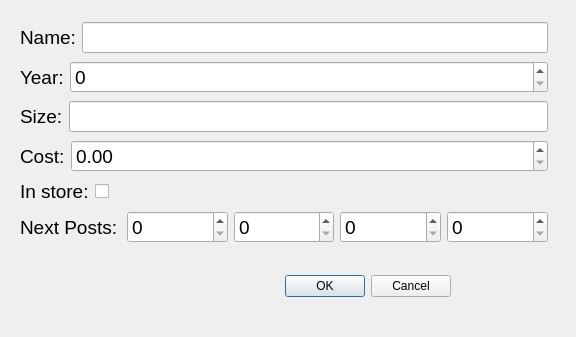
<?xml version="1.0" encoding="UTF-8"?>
<ui version="4.0">
 <class>UserInputDialog</class>
 <widget class="QDialog" name="UserInputDialog">
  <property name="geometry">
   <rect>
    <x>0</x>
    <y>0</y>
    <width>576</width>
    <height>337</height>
   </rect>
  </property>
  <property name="windowTitle">
   <string>Input Dialog</string>
  </property>
  <widget class="QDialogButtonBox" name="buttonBox">
   <property name="geometry">
    <rect>
     <x>110</x>
     <y>270</y>
     <width>341</width>
     <height>32</height>
    </rect>
   </property>
   <property name="orientation">
    <enum>Qt::Horizontal</enum>
   </property>
   <property name="standardButtons">
    <set>QDialogButtonBox::Cancel|QDialogButtonBox::Ok</set>
   </property>
  </widget>
  <widget class="QWidget" name="layoutWidget">
   <property name="geometry">
    <rect>
     <x>20</x>
     <y>20</y>
     <width>528</width>
     <height>225</height>
    </rect>
   </property>
   <property name="font">
    <font>
     <pointsize>14</pointsize>
    </font>
   </property>
   <layout class="QVBoxLayout" name="verticalLayout">
    <item>
     <layout class="QHBoxLayout" name="horizontalLayout">
      <item>
       <widget class="QLabel" name="label">
        <property name="font">
         <font>
          <pointsize>14</pointsize>
         </font>
        </property>
        <property name="text">
         <string>Name:</string>
        </property>
       </widget>
      </item>
      <item>
       <widget class="QLineEdit" name="lineEdit">
        <property name="font">
         <font>
          <pointsize>14</pointsize>
         </font>
        </property>
        <property name="maxLength">
         <number>15</number>
        </property>
       </widget>
      </item>
     </layout>
    </item>
    <item>
     <layout class="QHBoxLayout" name="horizontalLayout_2">
      <item>
       <widget class="QLabel" name="label_2">
        <property name="sizePolicy">
         <sizepolicy hsizetype="Minimum" vsizetype="Preferred">
          <horstretch>0</horstretch>
          <verstretch>0</verstretch>
         </sizepolicy>
        </property>
        <property name="font">
         <font>
          <pointsize>14</pointsize>
         </font>
        </property>
        <property name="text">
         <string>Year:</string>
        </property>
       </widget>
      </item>
      <item>
       <widget class="QSpinBox" name="spinBox">
        <property name="sizePolicy">
         <sizepolicy hsizetype="Expanding" vsizetype="Fixed">
          <horstretch>0</horstretch>
          <verstretch>0</verstretch>
         </sizepolicy>
        </property>
        <property name="font">
         <font>
          <pointsize>14</pointsize>
         </font>
        </property>
        <property name="minimum">
         <number>0</number>
        </property>
        <property name="maximum">
         <number>9999</number>
        </property>
       </widget>
      </item>
     </layout>
    </item>
    <item>
     <layout class="QHBoxLayout" name="horizontalLayout_3">
      <item>
       <widget class="QLabel" name="label_3">
        <property name="font">
         <font>
          <pointsize>14</pointsize>
         </font>
        </property>
        <property name="text">
         <string>Size:</string>
        </property>
       </widget>
      </item>
      <item>
       <widget class="QLineEdit" name="lineEdit_2">
        <property name="font">
         <font>
          <pointsize>14</pointsize>
         </font>
        </property>
        <property name="maxLength">
         <number>1</number>
        </property>
       </widget>
      </item>
     </layout>
    </item>
    <item>
     <layout class="QHBoxLayout" name="horizontalLayout_4">
      <item>
       <widget class="QLabel" name="label_4">
        <property name="sizePolicy">
         <sizepolicy hsizetype="Minimum" vsizetype="Preferred">
          <horstretch>0</horstretch>
          <verstretch>0</verstretch>
         </sizepolicy>
        </property>
        <property name="font">
         <font>
          <pointsize>14</pointsize>
         </font>
        </property>
        <property name="text">
         <string>Cost:</string>
        </property>
       </widget>
      </item>
      <item>
       <widget class="QDoubleSpinBox" name="doubleSpinBox">
        <property name="sizePolicy">
         <sizepolicy hsizetype="Expanding" vsizetype="Fixed">
          <horstretch>0</horstretch>
          <verstretch>0</verstretch>
         </sizepolicy>
        </property>
        <property name="font">
         <font>
          <pointsize>14</pointsize>
         </font>
        </property>
       </widget>
      </item>
     </layout>
    </item>
    <item>
     <layout class="QHBoxLayout" name="horizontalLayout_5">
      <item>
       <widget class="QLabel" name="label_5">
        <property name="sizePolicy">
         <sizepolicy hsizetype="Minimum" vsizetype="Preferred">
          <horstretch>0</horstretch>
          <verstretch>0</verstretch>
         </sizepolicy>
        </property>
        <property name="font">
         <font>
          <pointsize>14</pointsize>
         </font>
        </property>
        <property name="text">
         <string>In store:</string>
        </property>
       </widget>
      </item>
      <item>
       <widget class="QCheckBox" name="checkBox">
        <property name="sizePolicy">
         <sizepolicy hsizetype="Expanding" vsizetype="Fixed">
          <horstretch>0</horstretch>
          <verstretch>0</verstretch>
         </sizepolicy>
        </property>
        <property name="font">
         <font>
          <pointsize>14</pointsize>
         </font>
        </property>
        <property name="text">
         <string/>
        </property>
       </widget>
      </item>
     </layout>
    </item>
    <item>
     <layout class="QHBoxLayout" name="horizontalLayout_6">
      <item>
       <widget class="QLabel" name="label_6">
        <property name="font">
         <font>
          <pointsize>14</pointsize>
         </font>
        </property>
        <property name="text">
         <string>Next Posts:</string>
        </property>
       </widget>
      </item>
      <item>
       <widget class="QSpinBox" name="spinBox_2">
        <property name="font">
         <font>
          <pointsize>14</pointsize>
         </font>
        </property>
        <property name="minimum">
         <number>0</number>
        </property>
        <property name="maximum">
         <number>9999</number>
        </property>
        <property name="value">
         <number>0</number>
        </property>
       </widget>
      </item>
      <item>
       <widget class="QSpinBox" name="spinBox_3">
        <property name="font">
         <font>
          <pointsize>14</pointsize>
         </font>
        </property>
        <property name="minimum">
         <number>0</number>
        </property>
        <property name="maximum">
         <number>9999</number>
        </property>
        <property name="value">
         <number>0</number>
        </property>
       </widget>
      </item>
      <item>
       <widget class="QSpinBox" name="spinBox_4">
        <property name="font">
         <font>
          <pointsize>14</pointsize>
         </font>
        </property>
        <property name="minimum">
         <number>0</number>
        </property>
        <property name="maximum">
         <number>9999</number>
        </property>
        <property name="value">
         <number>0</number>
        </property>
       </widget>
      </item>
      <item>
       <widget class="QSpinBox" name="spinBox_5">
        <property name="font">
         <font>
          <pointsize>14</pointsize>
         </font>
        </property>
        <property name="minimum">
         <number>0</number>
        </property>
        <property name="maximum">
         <number>9999</number>
        </property>
        <property name="value">
         <number>0</number>
        </property>
       </widget>
      </item>
     </layout>
    </item>
   </layout>
  </widget>
 </widget>
 <resources/>
 <connections>
  <connection>
   <sender>buttonBox</sender>
   <signal>accepted()</signal>
   <receiver>UserInputDialog</receiver>
   <slot>accept()</slot>
   <hints>
    <hint type="sourcelabel">
     <x>248</x>
     <y>254</y>
    </hint>
    <hint type="destinationlabel">
     <x>157</x>
     <y>274</y>
    </hint>
   </hints>
  </connection>
  <connection>
   <sender>buttonBox</sender>
   <signal>rejected()</signal>
   <receiver>UserInputDialog</receiver>
   <slot>reject()</slot>
   <hints>
    <hint type="sourcelabel">
     <x>316</x>
     <y>260</y>
    </hint>
    <hint type="destinationlabel">
     <x>286</x>
     <y>274</y>
    </hint>
   </hints>
  </connection>
 </connections>
</ui>
